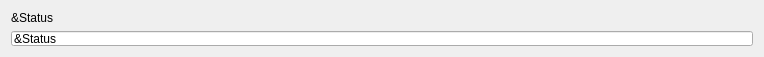
<?xml version="1.0" encoding="UTF-8"?>
<ui version="4.0">
 <class>NodeWidget</class>
 <widget class="QWidget" name="PropertWidget">
  <property name="geometry">
   <rect>
    <x>0</x>
    <y>0</y>
    <width>764</width>
    <height>57</height>
   </rect>
  </property>
  <property name="minimumSize">
   <size>
    <width>150</width>
    <height>30</height>
   </size>
  </property>
  <property name="windowTitle">
   <string>ROS Launchfile Editor GUI</string>
  </property>
  <layout class="QVBoxLayout" name="_vlayout">
     <item>
      <widget class="QLabel" name="_label_name">
       <property name="toolTip">
        <string>Node name</string>
       </property>
       <property name="text">
        <string>&amp;Status</string>
       </property>
      </widget>
     </item>
     <item>
      <widget class="QLineEdit" name="_lineEdit_arg">
       <property name="text">
        <string>&amp;Status</string>
       </property>
      </widget>
     </item>
  </layout>
 </widget>
 <resources/>
 <connections/>
</ui>
